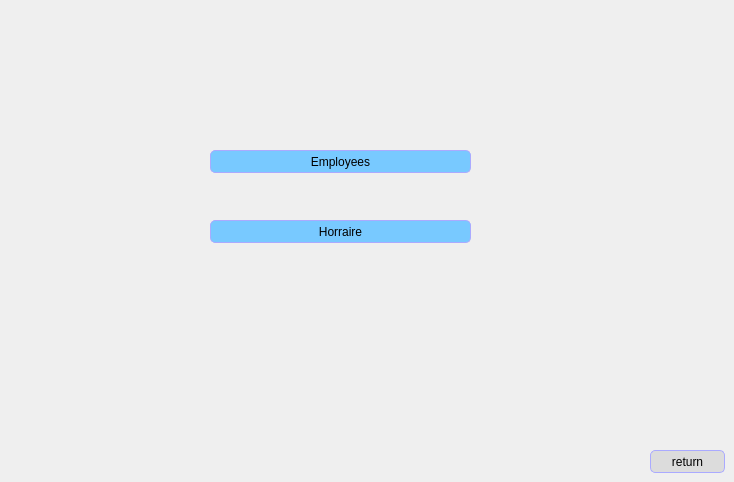
        <widget class="QWidget" name="page_14">
         <widget class="QPushButton" name="pushButton_10">
          <property name="geometry">
           <rect>
            <x>210</x>
            <y>220</y>
            <width>261</width>
            <height>23</height>
           </rect>
          </property>
          <property name="styleSheet">
           <string notr="true">QPushButton:checked {
    background-color: qlineargradient(spread:pad, x1:0, y1:0, x2:0, y2:1,   stop:0 rgb(120, 201, 255), stop:1 rgb(120, 0, 255))
}

QPushButton:hover {

	background-color: rgb(170, 255, 255);
}
QPushButton {
     background-color: rgb(120, 201, 255); border: 1px solid black;
	border-color: rgb(170, 170, 255);
     border-radius: 5px;
}</string>
          </property>
          <property name="text">
           <string>Horraire</string>
          </property>
         </widget>
         <widget class="QPushButton" name="pushButton_9">
          <property name="geometry">
           <rect>
            <x>210</x>
            <y>150</y>
            <width>261</width>
            <height>23</height>
           </rect>
          </property>
          <property name="styleSheet">
           <string notr="true">QPushButton:checked {
    background-color: qlineargradient(spread:pad, x1:0, y1:0, x2:0, y2:1,   stop:0 rgb(120, 201, 255), stop:1 rgb(120, 0, 255))
}

QPushButton:hover {

	background-color: rgb(170, 255, 255);
}
QPushButton {
     background-color: rgb(120, 201, 255); border: 1px solid black;
	border-color: rgb(170, 170, 255);
     border-radius: 5px;
}</string>
          </property>
          <property name="text">
           <string>Employees</string>
          </property>
         </widget>
         <widget class="QPushButton" name="pushButton_14">
          <property name="geometry">
           <rect>
            <x>650</x>
            <y>450</y>
            <width>75</width>
            <height>23</height>
           </rect>
          </property>
          <property name="styleSheet">
           <string notr="true">QPushButton:checked {
    background-color: qlineargradient(spread:pad, x1:0, y1:0, x2:0, y2:1,   stop:0 rgb(120, 201, 255), stop:1 rgb(120, 0, 255))
}

QPushButton:hover {

	
	background-color: rgb(255, 0, 0);
}
QPushButton {
    background-color: rgb(220,220,220);
 border: 1px solid black;
	border-color: rgb(170, 170, 255);
     border-radius: 5px;
}</string>
          </property>
          <property name="text">
           <string>return</string>
          </property>
         </widget>
        </widget>
